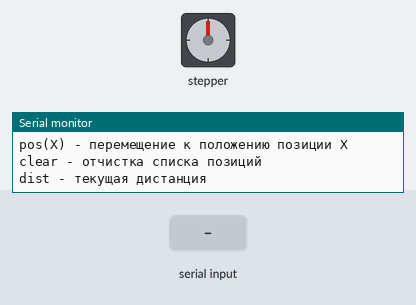
The sketch below on a simulated Arduino Uno, built with avr-gcc and run on an emulated ATmega328P. On the bench: stepper motor, the last lines printed to the serial monitor. The inputs (shaded band) are chosen by the test bench. Stepper angles assume 2038 steps per turn.

Above: at 1.6 s.
1.7 s: "mvl(90\n" received over Serial
At 2.9 s:
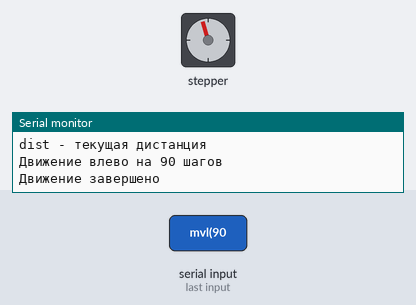
3.4 s: "mvr(90\n" received over Serial
At 4.8 s:
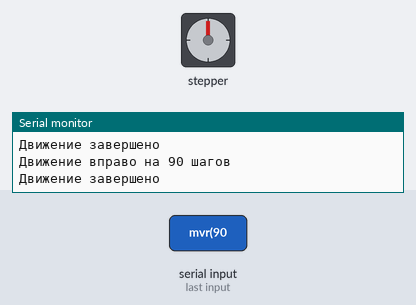
Timing chart, 0 to 6.4 s (numbered marks = the images above; inputs shaded):
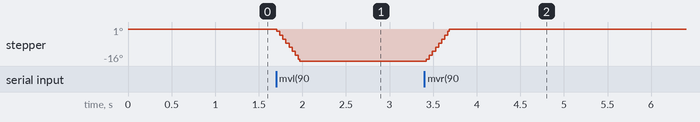

The sketch:

light_switcher_distance_switch.ino
```cpp
#include <Stepper.h>
#include <EEPROM.h>

// ===========================================
// ОСНОВНЫЕ ПАРАМЕТРЫ ДЛЯ ПОДГОНКИ

// Количество шагов на полный оборот двигателя
#define STEPS_PER_REV 2038

// Скорость шагового двигателя
const int MOTOR_SPEED = 10;

// Максимальное время выполнения любой команды двигателя (мс)
const unsigned long MOTOR_TIMEOUT = 20000;

// Максимальное количество сохраняемых позиций
const int MAX_POSITIONS = 10;

// Минимально допустимое расстояние датчика
const float MIN_DISTANCE_CM = 0.0;

// Максимально допустимое расстояние датчика
const float MAX_DISTANCE_CM = 500.0;

// Таймаут ожидания сигнала от HC-SR04
const unsigned long SENSOR_TIMEOUT_US = 30000;


// ============================================
// НАСТРОЙКИ ШАГОВОГО ДВИГАТЕЛЯ
Stepper stepper(STEPS_PER_REV, 2, 4, 3, 5);


// ============================================
// ПИНЫ HC-SR04
const int TRIG_PIN = 9;
const int ECHO_PIN = 8;


// ============================================
// НАСТРОЙКИ ПАМЯТИ ПОЗИЦИЙ

struct SavedPosition {
  bool isSet;         // Позиция задана или нет
  float distanceCm;   // Расстояние в см
};

SavedPosition positions[MAX_POSITIONS];


// ===============================================
// ПАРАМЕТРЫ АВТОМАТИЧЕСКОГО ПОИСКА ПОЗИЦИИ
const int MOVE_CHUNK_SMALL = 5;       // Маленький шаг
const int MOVE_CHUNK_MEDIUM = 20;     // Средний шаг
const int MOVE_CHUNK_LARGE = 140;      // Большой шаг

const float POSITION_TOLERANCE = 0.05; // Допустимая ошибка в см


// ============================================
// ЧТЕНИЕ РАССТОЯНИЯ
float readDistance() {
  digitalWrite(TRIG_PIN, LOW);
  delayMicroseconds(2);

  digitalWrite(TRIG_PIN, HIGH);
  delayMicroseconds(10);
  digitalWrite(TRIG_PIN, LOW);

  long duration = pulseIn(ECHO_PIN, HIGH, SENSOR_TIMEOUT_US);

  if (duration == 0) {
    return -1;
  }

  float distance = duration * 0.0343 / 2.0;
  return distance;
}


// ============================================
// СОХРАНЕНИЕ ПОЗИЦИЙ В EEPROM
void savePositionsToEEPROM() {
  int addr = 0;

  for (int i = 0; i < MAX_POSITIONS; i++) {
    EEPROM.put(addr, positions[i]);
    addr += sizeof(SavedPosition);
  }

  Serial.println(F("Позиции сохранены в EEPROM"));
}


// ============================================
// ЗАГРУЗКА ПОЗИЦИЙ ИЗ EEPROM
void loadPositionsFromEEPROM() {
  int addr = 0;

  for (int i = 0; i < MAX_POSITIONS; i++) {
    EEPROM.get(addr, positions[i]);

    // Защита от мусорных данных в EEPROM
    if (positions[i].distanceCm < MIN_DISTANCE_CM || positions[i].distanceCm > MAX_DISTANCE_CM) {
      positions[i].isSet = false;
      positions[i].distanceCm = 0;
    }

    addr += sizeof(SavedPosition);
  }

  Serial.println(F("Позиции загружены из EEPROM"));
}


// ============================================
// ОЧИСТКА ВСЕХ ПОЗИЦИЙ
void clearPositions() {
  for (int i = 0; i < MAX_POSITIONS; i++) {
    positions[i].isSet = false;
    positions[i].distanceCm = 0;
  }

  savePositionsToEEPROM();
  Serial.println(F("Все позиции очищены"));
}


// ============================================
// ДВИЖЕНИЕ ШАГОВОГО ДВИГАТЕЛЯ С ТАЙМАУТОМ
void moveStepperWithTimeout(long steps) {
  unsigned long startTime = millis();

  int direction = (steps > 0) ? 1 : -1;
  long remainingSteps = abs(steps);

  while (remainingSteps > 0) {
    // Проверка таймаута
    if (millis() - startTime > MOTOR_TIMEOUT) {
      Serial.println(F("Ошибка: движение прервано по таймауту (8 секунд)"));
      return;
    }

    // Двигаем по 1 шагу для возможности проверки времени
    stepper.step(direction);
    remainingSteps--;
  }

  Serial.println(F("Движение завершено"));
}


// ===============================================
// ПЕРЕМЕЩЕНИЕ К СОХРАНЁННОЙ ПОЗИЦИИ
void moveToPosition(int posIndex) {
  if (posIndex < 1 || posIndex > MAX_POSITIONS) {
    Serial.println(F("Ошибка: неверный номер позиции"));
    return;
  }

  int index = posIndex - 1;

  if (!positions[index].isSet) {
    Serial.println(F("Предупреждение: позиция не задана"));
    return;
  }

  float targetDistance = positions[index].distanceCm;

  Serial.print(F("Целевое расстояние: "));
  Serial.print(targetDistance);
  Serial.println(F(" см"));

  unsigned long startTime = millis();

  while (true) {
    if (millis() - startTime > MOTOR_TIMEOUT) {
      Serial.println(F("Ошибка: движение прервано по таймауту"));
      return;
    }

    float currentDistance = readDistance();

    if (currentDistance < 0) {
      Serial.println(F("Ошибка: не удалось прочитать расстояние"));
      return;
    }

    float diff = targetDistance - currentDistance;
    float absDiff = abs(diff);

    Serial.print("Текущее расстояние: ");
    Serial.print(currentDistance);
    Serial.print(" см | Разница: ");
    Serial.println(diff);

    if (absDiff <= POSITION_TOLERANCE) {
      Serial.println(F("Позиция достигнута"));
      return;
    }

    int moveChunk = MOVE_CHUNK_SMALL;

    if (absDiff > 1.0) {
      moveChunk = MOVE_CHUNK_LARGE;
    }
    else if (absDiff > 0.3) {
      moveChunk = MOVE_CHUNK_MEDIUM;
    }


    if (diff > 0) {
      stepper.step(-moveChunk);
    }
    else {
      stepper.step(moveChunk);
    }
  }
}


// ===============================================
// ОБРАБОТКА КОМАНД SERIAL
void processCommand(String cmd) {
  cmd.trim();

  // ============================================
  // Перемещение влево
  if (cmd.startsWith("mvl(")) {
    int startIdx = cmd.indexOf('(') + 1;
    int endIdx = cmd.indexOf(')');

    long steps = cmd.substring(startIdx, endIdx).toInt();

    Serial.print(F("Движение влево на "));
    Serial.print(steps);
    Serial.println(F(" шагов"));

    moveStepperWithTimeout(-steps);
  }


  // ============================================
  // Перемещение вправо
  else if (cmd.startsWith("mvr(")) {
    int startIdx = cmd.indexOf('(') + 1;
    int endIdx = cmd.indexOf(')');

    long steps = cmd.substring(startIdx, endIdx).toInt();

    Serial.print(F("Движение вправо на "));
    Serial.print(steps);
    Serial.println(F(" шагов"));

    moveStepperWithTimeout(steps);
  }


  // ============================================
  // Сохранить текущую дистанцию как позицию X
  else if (cmd.startsWith("set(")) {
    int startIdx = cmd.indexOf('(') + 1;
    int endIdx = cmd.indexOf(')');

    int posNumber = cmd.substring(startIdx, endIdx).toInt();

    if (posNumber < 1 || posNumber > MAX_POSITIONS) {
      Serial.println(F("Ошибка: номер позиции вне диапазона"));
      return;
    }

    float distance = readDistance();

    if (distance < 0) {
      Serial.println(F("Ошибка: не удалось измерить расстояние"));
      return;
    }

    positions[posNumber - 1].isSet = true;
    positions[posNumber - 1].distanceCm = distance;

    savePositionsToEEPROM();

    Serial.print(F("Позиция "));
    Serial.print(posNumber);
    Serial.print(F(" сохранена. Расстояние: "));
    Serial.print(distance);
    Serial.println(F(" см"));
  }


  // ============================================
  // Переместиться к позиции X
  else if (cmd.startsWith("pos(")) {
    int startIdx = cmd.indexOf('(') + 1;
    int endIdx = cmd.indexOf(')');

    int posNumber = cmd.substring(startIdx, endIdx).toInt();

    Serial.print(F("Переход к позиции "));
    Serial.println(posNumber);

    moveToPosition(posNumber);
  }


  // ============================================
  // Очистка памяти
  else if (cmd.equalsIgnoreCase("clear")) {
    clearPositions();
  }


  // ============================================
  // Проверка текущего расстояния
  else if (cmd.equalsIgnoreCase("dist")) {
    float distance = readDistance();

    if (distance < 0) {
      Serial.println(F("Ошибка чтения расстояния"));
    } else {
      Serial.print(F("Текущее расстояние: "));
      Serial.print(distance);
      Serial.println(F(" см"));
    }
  }

  else {
    Serial.println(F("Неизвестная команда"));
  }
}


// ============================================
// SETUP
void setup() {
  Serial.begin(9600);
  Serial.println(F("Старт системы"));

  pinMode(TRIG_PIN, OUTPUT);
  pinMode(ECHO_PIN, INPUT);

  stepper.setSpeed(MOTOR_SPEED);

  loadPositionsFromEEPROM();

  Serial.println(F("Система готова"));
  Serial.println(F("Доступные команды:"));
  Serial.println(F("mvl(X) - перемещение в лево на X"));
  Serial.println(F("mvr(X) - перемещение в право на X"));
  Serial.println(F("set(X) - установка текущего положения как позицию X"));
  Serial.println(F("pos(X) - перемещение к положению позиции X"));
  Serial.println(F("clear - отчистка списка позиций"));
  Serial.println(F("dist - текущая дистанция"));
}


// ============================================
// LOOP
void loop() {
  if (Serial.available()) {
    String cmd = Serial.readStringUntil('\n');
    processCommand(cmd);
  }
}
```

Measured:
- after the input at 1.7 s, stepper: turns 16° counter-clockwise in 0.26 s, starting at once
- after the input at 3.4 s, stepper: turns 16° clockwise in 0.26 s, starting at once
